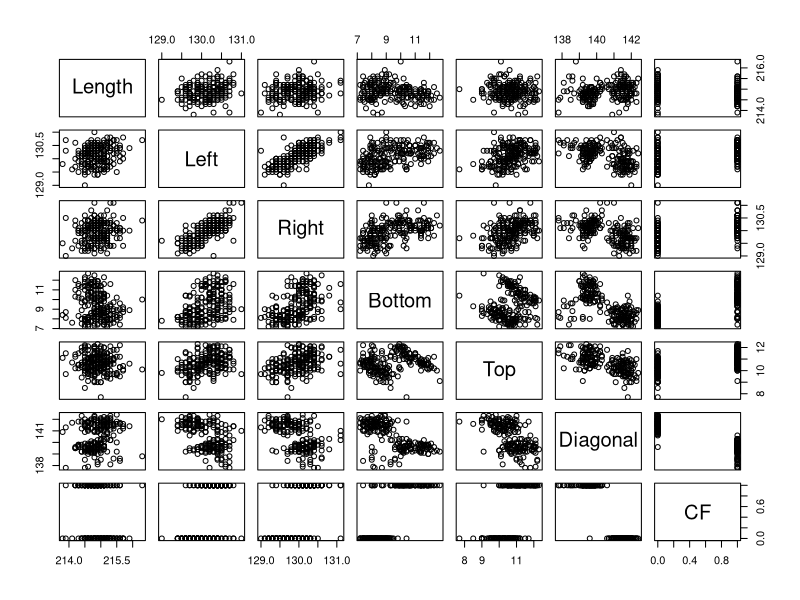
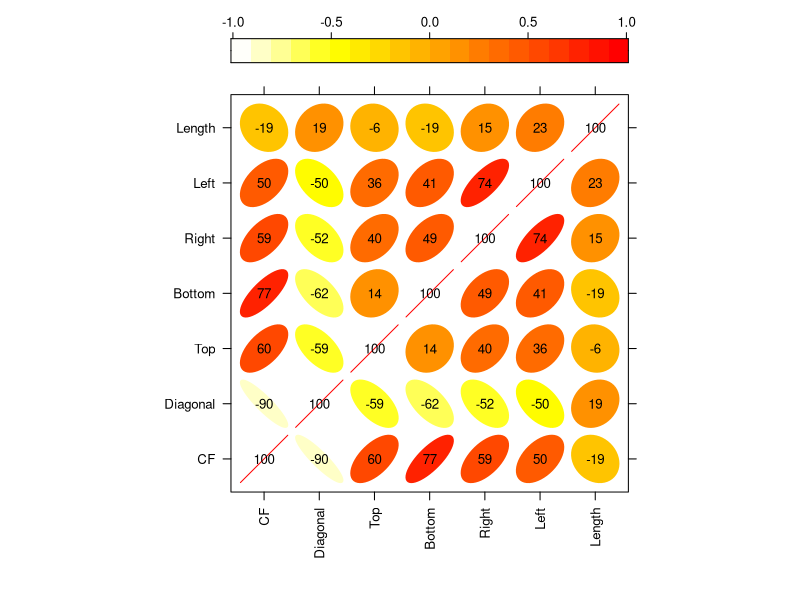
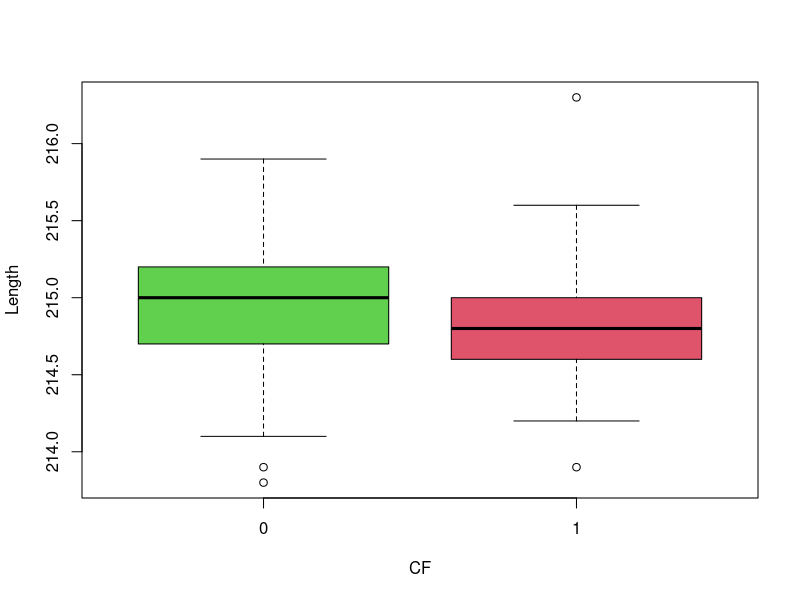
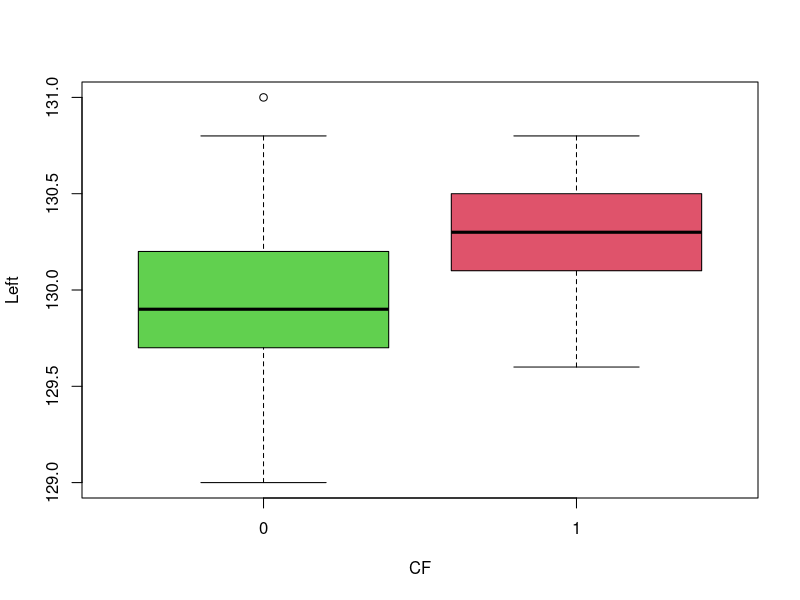
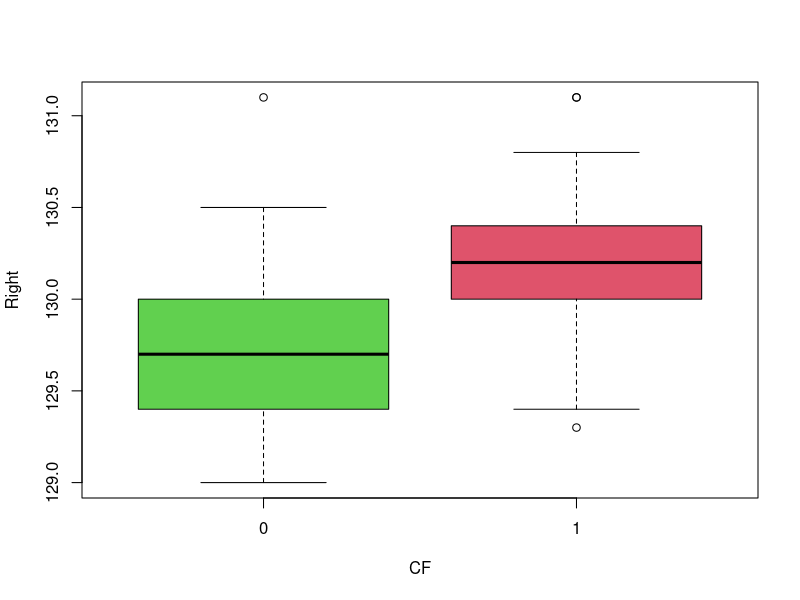
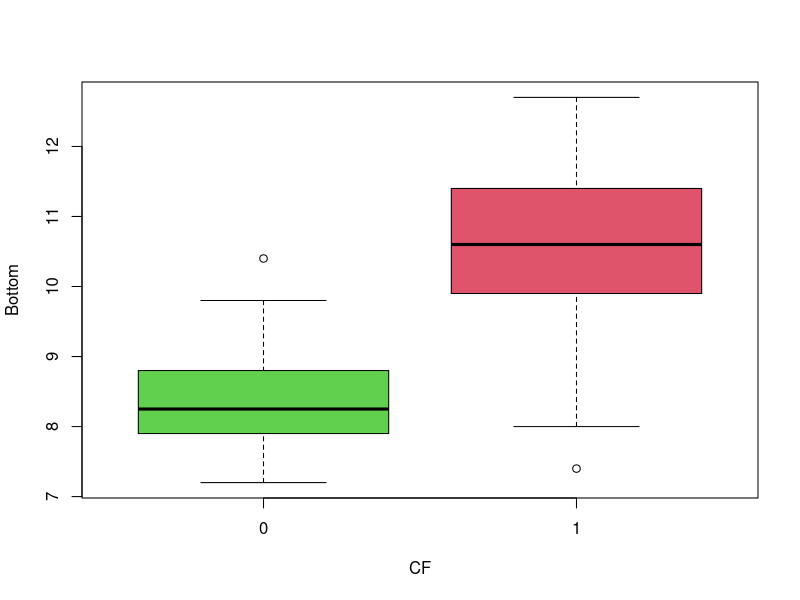
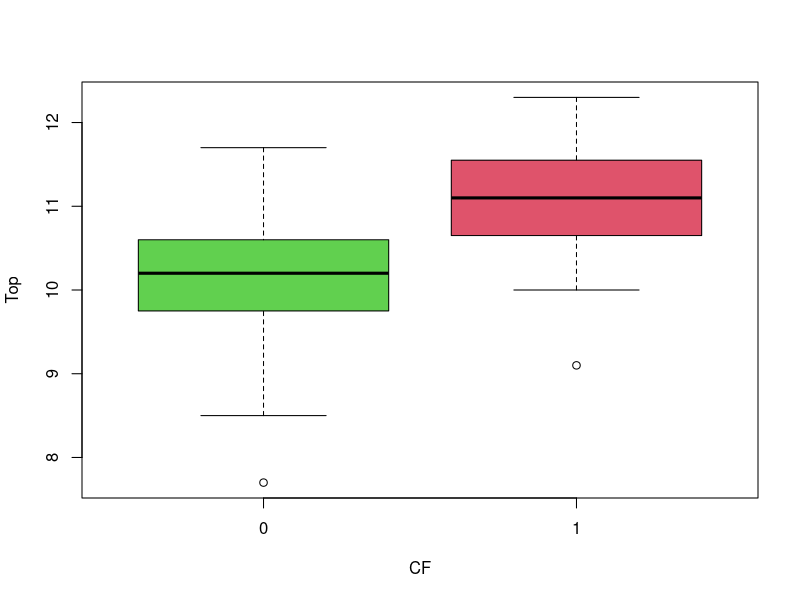
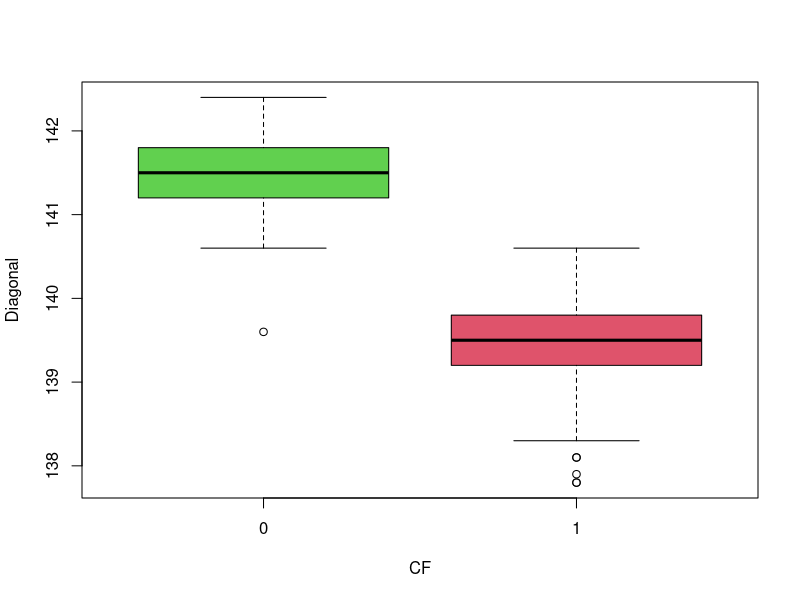

Source code (R) for these figures, in order:
## ---- chunk 1
sbn = read.csv('data/SBN.txt', sep='')
head(sbn)
## ---- chunk 2
sbn$CF = c(rep(0, 100), rep(1, 100))
head(sbn)
## ---- chunk 3
pairs(sbn)
## ---- chunk 4
library(lattice)
library(ellipse)

cor_df = cor(sbn)

# Function to generate correlation plot
panel.corrgram <- function(x, y, z, subscripts, at, level = 0.9, label = FALSE, ...) {
     require("ellipse", quietly = TRUE)
     x <- as.numeric(x)[subscripts]
     y <- as.numeric(y)[subscripts]
     z <- as.numeric(z)[subscripts]
     zcol <- level.colors(z, at = at,  ...)
     for (i in seq(along = z)) {
         ell=ellipse(z[i], level = level, npoints = 50, 
                     scale = c(.2, .2), centre = c(x[i], y[i]))
         panel.polygon(ell, col = zcol[i], border = zcol[i], ...)
     }
     if (label)
         panel.text(x = x, y = y, lab = 100 * round(z, 2), cex = 0.8,
                    col = "black")
 }

# Generate correlation plot
print(levelplot(cor_df[seq(7,1), seq(7,1)], at = do.breaks(c(-1.01, 1.01), 20),
           xlab = NULL, ylab = NULL, colorkey = list(space = "top"), col.regions=rev(heat.colors(100)),
           scales = list(x = list(rot = 90)),
           panel = panel.corrgram, label = TRUE))
## ---- chunk 5
# plotting `Length`
boxplot(Length~CF, data=sbn, col=c(3,2))
## ---- chunk 6
# plotting `Left`
boxplot(Left~CF, data=sbn, col=c(3,2))
## ---- chunk 7
# plotting `Right`
boxplot(Right~CF, data=sbn, col=c(3,2))
## ---- chunk 8
# plotting `Bottom`
boxplot(Bottom~CF, data=sbn, col=c(3,2))
## ---- chunk 9
# plotting `Top`
boxplot(Top~CF, data=sbn, col=c(3,2))
## ---- chunk 10
# plotting `Diagonal`
boxplot(Diagonal~CF, data=sbn, col=c(3,2))
## ---- chunk 11
CF_0 = sbn[sbn['CF'] == 0,]
CF_1 = sbn[sbn['CF'] == 1,]

sample_stats = rbind(colMeans(CF_0), colMeans(CF_1))
sample_stats
## ---- chunk 12
set.seed(99)

# 5 folds each with size of 40
k = 5
n = nrow(sbn) / k

# shuffling data frame
sbn = sbn[sample.int(nrow(sbn), replace=FALSE),]

# getting indexes for each k fold
indexes = c()
for (i in 1:k) {
  index = (1+(i-1)*n):(n+(i-1)*n)
  indexes = c(indexes, list(index))
}

# splitting into k validation and training sets
validation_1 = sbn[indexes[[1]],]
validation_2 = sbn[indexes[[2]],]
validation_3 = sbn[indexes[[3]],]
validation_4 = sbn[indexes[[4]],]
validation_5 = sbn[indexes[[5]],]
training_1 = sbn[-indexes[[1]],]
training_2 = sbn[-indexes[[2]],]
training_3 = sbn[-indexes[[3]],]
training_4 = sbn[-indexes[[4]],]
training_5 = sbn[-indexes[[5]],]
## ---- chunk 13
# plotting `Length`
hist(sbn$Length,
     xlab='Length',
     main='Distribution of Length')
## ---- chunk 14
# plotting `Top`
hist(sbn$Top,
     xlab='Top',
     main='Distribution of Top')
## ---- chunk 15
# plotting `Diagonal`
hist(sbn$Diagonal,
     xlab='Diagonal',
     main='Distribution of Diagonal')
## ---- chunk 16
LDA = function(train, val) {
  
  # getting count of each class
  n_CF_0 = length(train$CF) - sum(train$CF)
  n_CF_1 = sum(train$CF)

  # getting prior probabilities
  p_CF_0 = mean(train$CF)
  p_CF_1 = 1 - p_CF_0

  # getting sample mean vectors
  mean_CF_0 = colMeans(train[train$CF == 0,c(-7)])
  mean_CF_1 = colMeans(train[train$CF == 1,c(-7)])
  sample_means = rbind(mean_CF_0, mean_CF_1)

  # getting pooled sample covariance
  s_CF_0 = cov(train[train$CF==0,c(-7)])
  s_CF_1 = cov(train[train$CF==1,c(-7)])
  s_pooled = ((n_CF_0-1)*s_CF_0 + (n_CF_1-1)*s_CF_1) / (n_CF_0 + n_CF_1 - 2)
  
  # calculating coefficients alpha and beta
  s_inv = solve(s_pooled)
  
  # alpha
  alpha_CF_0 = -0.5*t(mean_CF_0) %*% s_inv %*% mean_CF_0 + log(p_CF_0)
  alpha_CF_1 = -0.5*t(mean_CF_1) %*% s_inv %*% mean_CF_1 + log(p_CF_1)
  
  # beta
  beta_CF_0 = s_inv %*% mean_CF_0
  beta_CF_1 = s_inv %*% mean_CF_1

  # predicting validation set
  prediction = c()
  label = c(0,1)
  
  for (i in 1:nrow(val)) {

    # single observation
    x = t(val[i,c(-7)])

    # calculating linear discriminant function
    d_CF_0 = alpha_CF_0 + t(beta_CF_0) %*% x
    d_CF_1 = alpha_CF_1 + t(beta_CF_1) %*% x

    # classifying observation as class with greatest LD value
    d_vec = c(d_CF_0, d_CF_1)
    prediction = append(prediction, label[which.max(d_vec)])
  }

  # adding prediction column to validation set
  output = data.frame(val)
  output$prediction = prediction
  
  return(output)
}

# LDA on fold #1
head(LDA(training_1, validation_1))
## ---- chunk 17
performance = data.frame(row.names=c('fold_1', 'fold_2', 'fold_3', 'fold_4', 'fold_5' ))

acc_1 = mean(validation_1$CF == LDA(training_1, validation_1)$prediction)
acc_2 = mean(validation_2$CF == LDA(training_2, validation_2)$prediction)
acc_3 = mean(validation_3$CF == LDA(training_3, validation_3)$prediction)
acc_4 = mean(validation_4$CF == LDA(training_4, validation_4)$prediction)
acc_5 = mean(validation_5$CF == LDA(training_5, validation_5)$prediction)

performance$LDA_acc = c(acc_1, acc_2, acc_3, acc_4, acc_5)
performance
## ---- chunk 18
logistic = function(train, val) {
  
  # getting our features and target
  y = train$CF
  length = train$Length
  left = train$Left
  right = train$Right
  bottom = train$Bottom
  top = train$Top
  diagonal = train$Diagonal
  
  # creating a multiple logistic regression model
  all.fit = glm(y~length+left+right+bottom+top+diagonal, data=train, family=binomial)
  
  # creating prediction function
prob = function(x){
  x = c(1,x)
  probability = as.numeric(as.numeric(x %*% all.fit$coefficients))
  probability = 1 / (1+exp(-probability))
  return(probability)
}

  # applying prediction function to validation set and adding probability and prediction columns
  thresh = 0.90
  probability = apply(val[,c(-7)], FUN=prob, 1)
  prediction = as.numeric(probability > thresh)
  
  output = data.frame(val)
  output$probability = probability
  output$prediction = prediction
  
  return(output)
}

# logistic regression on fold #1
head(logistic(training_1, validation_1))
## ---- chunk 19
acc_1 = mean(validation_1$CF == logistic(training_1, validation_1)$prediction)
acc_2 = mean(validation_2$CF == logistic(training_2, validation_2)$prediction)
acc_3 = mean(validation_3$CF == logistic(training_3, validation_3)$prediction)
acc_4 = mean(validation_4$CF == logistic(training_4, validation_4)$prediction)
acc_5 = mean(validation_5$CF == logistic(training_5, validation_5)$prediction)

performance$logistic_acc = c(acc_1, acc_2, acc_3, acc_4, acc_5)
performance
## ---- chunk 20
# function to generate scree plot
scree = function(train, fold) {
  
  # formatting graph
  par(mfrow=c(1,2))
  
  # eigenvalue decomposition
  pca_result = prcomp(train[,c(-7)], scale=TRUE)
  eigen_value = pca_result$sdev^2
  prop_eigen = eigen_value / sum(eigen_value)
  
  # creating scree plot
  plot(prop_eigen,
       xlab='Principal Component',
       ylab='Eigenvalue',
       main=sprintf('Fold #%i', fold),
       type='b',
       col='red')
  
  # creating cumulative proportion plot
  plot(cumsum(prop_eigen),
       xlab='Principal Component',
       ylab='Cum. Prop. of Var. Explained',
       main=sprintf('Fold #%i', fold),
       type='b',
       col='blue')
}

# generating plots for each fold
scree(training_1, 1)
scree(training_2, 2)
scree(training_3, 3)
scree(training_4, 4)
scree(training_5, 5)
## ---- chunk 21
factanal(training_1[,-c(7)], factors=2, rotation='varimax')
## ---- chunk 22
fact_LDA = function(train_df, val_df) {
  
  train = data.frame(train_df)
  val = data.frame(val_df)
  
  # conducting factor analysis with 2 factors and getting loadings
  fact = factanal(train[,-c(7)], factors=2, rotation='varimax')
  loadings = fact$loadings[,1:2]
  
  # using factor loadings to reduce dimensions: 6 -> 2
  train = data.frame(as.matrix(train[,c(-7)]) %*% loadings)
  train$CF = train_df$CF
  val = data.frame(as.matrix(val[,c(-7)]) %*% loadings)
  val$CF = val_df$CF
  
  # getting count of each class
  n_CF_0 = length(train$CF) - sum(train$CF)
  n_CF_1 = sum(train$CF)

  # getting prior probabilities
  p_CF_0 = mean(train$CF)
  p_CF_1 = 1 - p_CF_0

  # getting sample mean vectors
  mean_CF_0 = colMeans(train[train$CF == 0,c(-3)])
  mean_CF_1 = colMeans(train[train$CF == 1,c(-3)])
  sample_means = rbind(mean_CF_0, mean_CF_1)

  # getting pooled sample covariance
  s_CF_0 = cov(train[train$CF==0,c(-3)])
  s_CF_1 = cov(train[train$CF==1,c(-3)])
  s_pooled = ((n_CF_0-1)*s_CF_0 + (n_CF_1-1)*s_CF_1) / (n_CF_0 + n_CF_1 - 2)

  # calculating coefficients alpha and beta
  s_inv = solve(s_pooled)

  # alpha
  alpha_CF_0 = -0.5*t(mean_CF_0) %*% s_inv %*% mean_CF_0 + log(p_CF_0)
  alpha_CF_1 = -0.5*t(mean_CF_1) %*% s_inv %*% mean_CF_1 + log(p_CF_1)

  # beta
  beta_CF_0 = s_inv %*% mean_CF_0
  beta_CF_1 = s_inv %*% mean_CF_1

  # predicting validation set
  prediction = c()
  label = c(0,1)

  for (i in 1:nrow(val)) {

    # single observation
    x = t(val[i,c(-3)])

    # calculating linear discriminant function
    d_CF_0 = alpha_CF_0 + t(beta_CF_0) %*% x
    d_CF_1 = alpha_CF_1 + t(beta_CF_1) %*% x

    # classifying observation as class with greatest LD value
    d_vec = c(d_CF_0, d_CF_1)
    prediction = append(prediction, label[which.max(d_vec)])
  }

  # adding prediction column to validation set
  output = data.frame(val)
  output$prediction = prediction

  return(output)
}

# factor analysis and LDA on fold #1
head(fact_LDA(training_1, validation_1))
## ---- chunk 23
acc_1 = mean(validation_1$CF == fact_LDA(training_1, validation_1)$prediction)
acc_2 = mean(validation_2$CF == fact_LDA(training_2, validation_2)$prediction)
acc_3 = mean(validation_3$CF == fact_LDA(training_3, validation_3)$prediction)
acc_4 = mean(validation_4$CF == fact_LDA(training_4, validation_4)$prediction)
acc_5 = mean(validation_5$CF == fact_LDA(training_5, validation_5)$prediction)

performance$fact_LDA_acc = c(acc_1,acc_2,acc_3,acc_4,acc_5)
performance
## ---- chunk 24
fact_logistic = function(train_df, val_df) {
  
  train = data.frame(train_df)
  val = data.frame(val_df)
  
  # conducting factor analysis with 2 factors and getting loadings
  fact = factanal(train[,-c(7)], factors=2, rotation='varimax')
  loadings = fact$loadings[,1:2]
  
  # using factor loadings to reduce dimensions: 6 -> 2
  train = data.frame(as.matrix(train[,c(-7)]) %*% loadings)
  train$CF = train_df$CF
  val = data.frame(as.matrix(val[,c(-7)]) %*% loadings)
  val$CF = val_df$CF
  
  # getting our features and target
  y = train$CF
  factor_1 = train[,c(1)]
  factor_2 = train[,c(2)]
  
  # creating a multiple logistic regression model
  all.fit = glm(y~factor_1+factor_2, data=train, family=binomial)
  
  # creating prediction function
prob = function(x){
  x = c(1,x)
  probability = as.numeric(as.numeric(x %*% all.fit$coefficients))
  probability = 1 / (1+exp(-probability))
  return(probability)
}

  # applying prediction function to validation set and adding probability and prediction columns
  thresh = 0.90
  probability = apply(val[,c(-3)], FUN=prob, 1)
  prediction = as.numeric(probability > thresh)
  
  output = data.frame(val)
  output$probability = probability
  output$prediction = prediction
  
  return(output)
}

# factor analysis and logistic regression on fold #1
head(fact_logistic(training_1, validation_1))
## ---- chunk 25
acc_1 = mean(validation_1$CF == fact_logistic(training_1, validation_1)$prediction)
acc_2 = mean(validation_2$CF == fact_logistic(training_2, validation_2)$prediction)
acc_3 = mean(validation_3$CF == fact_logistic(training_3, validation_3)$prediction)
acc_4 = mean(validation_4$CF == fact_logistic(training_4, validation_4)$prediction)
acc_5 = mean(validation_5$CF == fact_logistic(training_5, validation_5)$prediction)

performance$fact_logistic_acc = c(acc_1, acc_2, acc_3, acc_4, acc_5)
performance
## ---- chunk 26
performance
